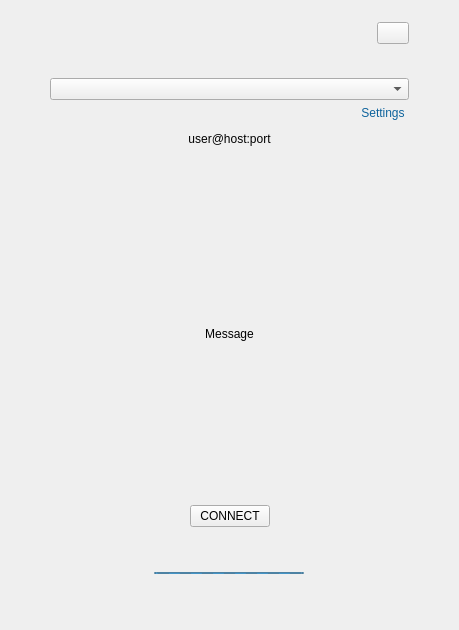
<?xml version="1.0" encoding="UTF-8"?>
<ui version="4.0">
 <class>MainWindow</class>
 <widget class="QMainWindow" name="MainWindow">
  <property name="geometry">
   <rect>
    <x>0</x>
    <y>0</y>
    <width>459</width>
    <height>630</height>
   </rect>
  </property>
  <property name="minimumSize">
   <size>
    <width>350</width>
    <height>0</height>
   </size>
  </property>
  <property name="maximumSize">
   <size>
    <width>500</width>
    <height>800</height>
   </size>
  </property>
  <property name="windowTitle">
   <string>MainWindow</string>
  </property>
  <widget class="QWidget" name="centralWidget">
   <layout class="QVBoxLayout" name="verticalLayout_4">
    <property name="spacing">
     <number>12</number>
    </property>
    <property name="leftMargin">
     <number>50</number>
    </property>
    <property name="rightMargin">
     <number>50</number>
    </property>
    <item>
     <widget class="QWidget" name="widget_1_top" native="true">
      <layout class="QHBoxLayout" name="horizontalLayout_5">
       <property name="rightMargin">
        <number>0</number>
       </property>
       <item>
        <widget class="QLabel" name="label">
         <property name="text">
          <string/>
         </property>
         <property name="alignment">
          <set>Qt::AlignCenter</set>
         </property>
        </widget>
       </item>
       <item>
        <widget class="QPushButton" name="pbHamburger">
         <property name="maximumSize">
          <size>
           <width>32</width>
           <height>32</height>
          </size>
         </property>
         <property name="text">
          <string/>
         </property>
        </widget>
       </item>
      </layout>
     </widget>
    </item>
    <item>
     <widget class="QWidget" name="widget_2_combo" native="true">
      <layout class="QVBoxLayout" name="verticalLayout_2">
       <property name="leftMargin">
        <number>0</number>
       </property>
       <property name="rightMargin">
        <number>0</number>
       </property>
       <item>
        <widget class="QComboBox" name="cboParam"/>
       </item>
       <item>
        <widget class="QWidget" name="widget_3_settings" native="true">
         <layout class="QHBoxLayout" name="horizontalLayout_2">
          <property name="spacing">
           <number>0</number>
          </property>
          <property name="leftMargin">
           <number>0</number>
          </property>
          <property name="topMargin">
           <number>0</number>
          </property>
          <property name="rightMargin">
           <number>4</number>
          </property>
          <property name="bottomMargin">
           <number>0</number>
          </property>
          <item>
           <spacer name="horizontalSpacer_4">
            <property name="orientation">
             <enum>Qt::Horizontal</enum>
            </property>
            <property name="sizeHint" stdset="0">
             <size>
              <width>40</width>
              <height>20</height>
             </size>
            </property>
           </spacer>
          </item>
          <item>
           <widget class="QLabel" name="lblSettings">
            <property name="maximumSize">
             <size>
              <width>150</width>
              <height>16777215</height>
             </size>
            </property>
            <property name="text">
             <string>&lt;html&gt;&lt;head/&gt;&lt;body&gt;&lt;p&gt;&lt;a href=&quot;#&quot;&gt;&lt;span style=&quot; text-decoration: none; color:#0E639C;&quot;&gt;Settings&lt;/span&gt;&lt;/a&gt;&lt;/p&gt;&lt;/body&gt;&lt;/html&gt;</string>
            </property>
            <property name="alignment">
             <set>Qt::AlignHCenter|Qt::AlignTop</set>
            </property>
           </widget>
          </item>
         </layout>
        </widget>
       </item>
       <item>
        <widget class="QLabel" name="lblUserHostPort">
         <property name="text">
          <string>user@host:port</string>
         </property>
         <property name="alignment">
          <set>Qt::AlignCenter</set>
         </property>
        </widget>
       </item>
      </layout>
     </widget>
    </item>
    <item>
     <widget class="QStackedWidget" name="stackedWidget">
      <property name="currentIndex">
       <number>0</number>
      </property>
      <widget class="QWidget" name="pageMain">
       <layout class="QVBoxLayout" name="verticalLayout_3">
        <item>
         <widget class="QLabel" name="lblMessage">
          <property name="sizePolicy">
           <sizepolicy hsizetype="Preferred" vsizetype="Expanding">
            <horstretch>0</horstretch>
            <verstretch>0</verstretch>
           </sizepolicy>
          </property>
          <property name="text">
           <string>Message</string>
          </property>
          <property name="alignment">
           <set>Qt::AlignCenter</set>
          </property>
          <property name="wordWrap">
           <bool>true</bool>
          </property>
         </widget>
        </item>
        <item>
         <widget class="QWidget" name="widget_2" native="true">
          <layout class="QHBoxLayout" name="horizontalLayout">
           <item>
            <spacer name="horizontalSpacer">
             <property name="orientation">
              <enum>Qt::Horizontal</enum>
             </property>
             <property name="sizeHint" stdset="0">
              <size>
               <width>58</width>
               <height>20</height>
              </size>
             </property>
            </spacer>
           </item>
           <item>
            <widget class="QPushButton" name="pbConnect">
             <property name="maximumSize">
              <size>
               <width>200</width>
               <height>16777215</height>
              </size>
             </property>
             <property name="text">
              <string>CONNECT</string>
             </property>
            </widget>
           </item>
           <item>
            <spacer name="horizontalSpacer_2">
             <property name="orientation">
              <enum>Qt::Horizontal</enum>
             </property>
             <property name="sizeHint" stdset="0">
              <size>
               <width>59</width>
               <height>20</height>
              </size>
             </property>
            </spacer>
           </item>
          </layout>
         </widget>
        </item>
       </layout>
      </widget>
      <widget class="Host" name="pageHost"/>
      <widget class="Login" name="pageLogin"/>
      <widget class="About" name="pageAbout"/>
     </widget>
    </item>
    <item>
     <widget class="QWidget" name="widget_8_progress" native="true">
      <layout class="QHBoxLayout" name="horizontalLayout_6">
       <item>
        <widget class="QProgressBar" name="progressBar">
         <property name="maximumSize">
          <size>
           <width>150</width>
           <height>2</height>
          </size>
         </property>
         <property name="maximum">
          <number>0</number>
         </property>
         <property name="textVisible">
          <bool>false</bool>
         </property>
        </widget>
       </item>
      </layout>
     </widget>
    </item>
    <item>
     <widget class="QWidget" name="widget_9_bottom" native="true">
      <layout class="QHBoxLayout" name="horizontalLayout_4"/>
     </widget>
    </item>
   </layout>
  </widget>
 </widget>
 <layoutdefault spacing="6" margin="11"/>
 <customwidgets>
  <customwidget>
   <class>About</class>
   <extends>QWidget</extends>
   <header location="global">ui.about</header>
   <container>1</container>
  </customwidget>
  <customwidget>
   <class>Login</class>
   <extends>QWidget</extends>
   <header location="global">ui.login</header>
   <container>1</container>
  </customwidget>
  <customwidget>
   <class>Host</class>
   <extends>QWidget</extends>
   <header location="global">ui.host</header>
   <container>1</container>
  </customwidget>
 </customwidgets>
 <resources>
  <include location="assets.qrc"/>
 </resources>
 <connections/>
</ui>
